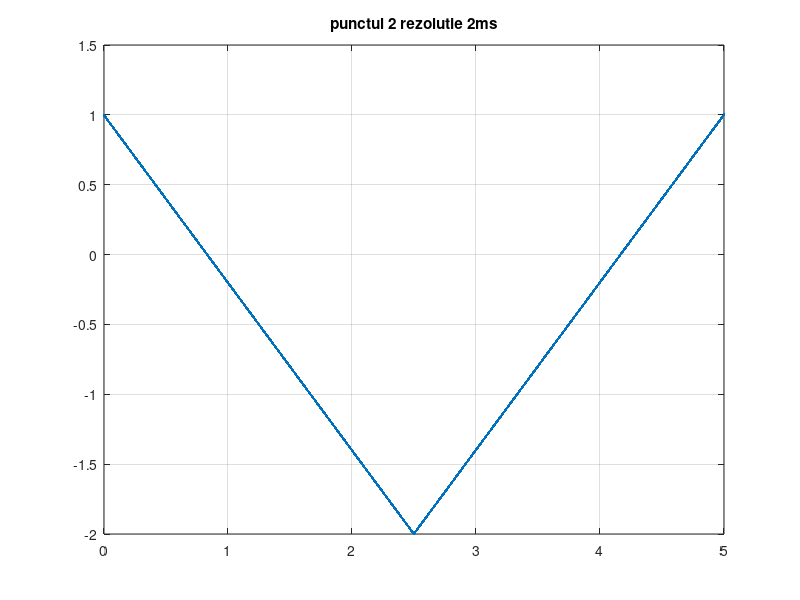
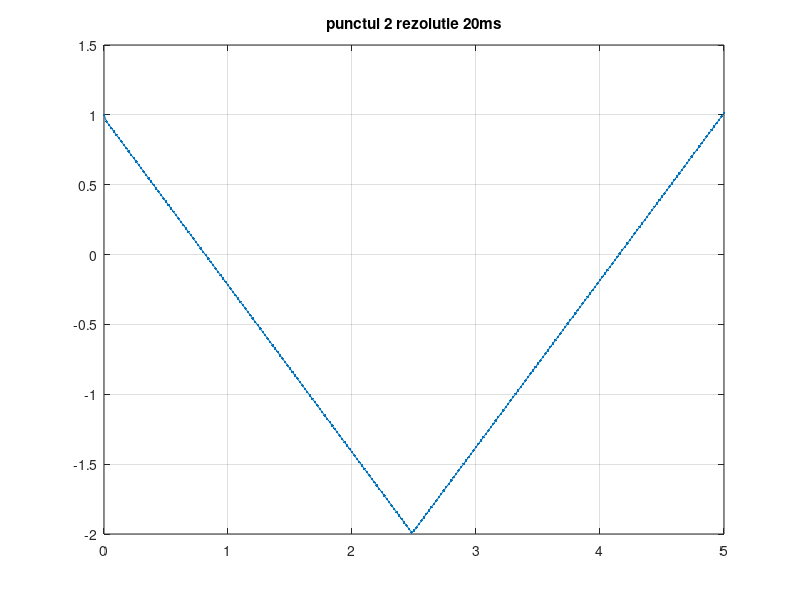
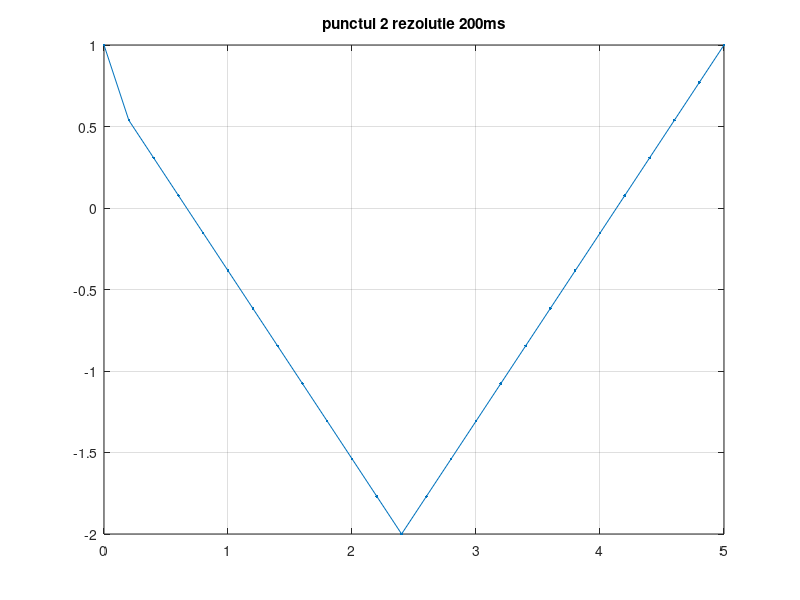

MATLAB code to generate these figures, in order:
t1=0:0.002:5;
t2=0:0.02:5;
t3=0:0.2:5;
F=1/5;

s1=sin(2*pi*F*t1);
n1=length(s1);
s1(1)=1;
p1=6/n1;
nrp1=1;
for i=2:1:n1
    if i<=n1/2
        s1(i)=1-p1*i;
    end
    if i>n1/2
        s1(i)=-2+p1*nrp1;
        nrp1=nrp1+1;

    end
end
figure(1)
plot(t1,s1,'.-'),title('punctul 2 rezolutie 2ms'),grid;

s2=sin(2*pi*F*t2);
n2=length(s2);
p2=6/n2;
nrp2=1;
s2(1)=1;
for i=2:1:n2
    if i<=n2/2
        s2(i)=1-p2*i;
    end
    if i>n2/2
        s2(i)=-2+p2*nrp2;
        nrp2=nrp2+1;
    end
end
figure(2)
plot(t2,s2,'.-'),title('punctul 2 rezolutie 20ms'),grid;

s3=sin(2*pi*F*t3);
n3=length(s3);
p3=6/n3;
nrp3=1;
s3(1)=1;
for i=2:1:n3
    if i<=n3/2
        s3(i)=1-p3*i;
    end
    if i>n3/2
        s3(i)=-2+p3*nrp3;
        nrp3=nrp3+1;
    end
end
figure(3)
plot(t3,s3,'.-'),title('punctul 2 rezolutie 200ms'),grid;
